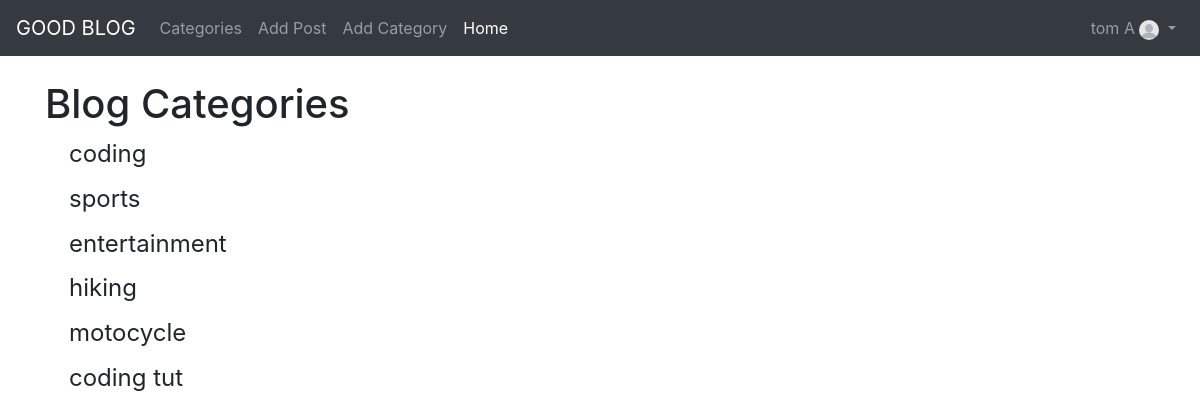
/category-list/ (signed in), run on the app's committed database.
### tryblog/models.py (models this page shows, shortened)
class Category(models.Model):
    name = models.CharField(max_length=255)
    def __str__(self):
        return self.name

### tryblog/views.py (the view)
# urls.py: path('category-list/',CategoryListView,name='category-list'),
def CategoryListView(request):
    cat_menu_list = Category.objects.all()
    return render(request,'category_list.html',{'cat_menu_list':cat_menu_list})

### tryblog/templates/category_list.html (shortened to what this page needs)
{% extends 'base.html' %}
{% block content %}
<h1>Blog Categories</h1>
{% for item in cat_menu_list %}
<h4> <a class="dropdown-item" href="{% url 'category' item|slugify %}">{{ item }}</a> </h4>
{% endfor %}
{% endblock %}

### tryblog/templates/base.html (shortened to what this page needs)
{% load static %}
<!DOCTYPE html>
<html lang="en">
<head>
    <link rel="stylesheet"  href="{% static 'css/bootstrap.min.css' %}" >
</head>
<body>
    <nav class="navbar navbar-expand-lg navbar-dark bg-dark">
        <a class="navbar-brand" href="#">GOOD BLOG</a>
        <div class="collapse navbar-collapse" id="navbarSupportedContent">
          <ul class="navbar-nav mr-auto">
            {% if cat_menu %}
            <li class="nav-item dropdown">
             <a class="nav-link dropdown-toggle" href="#" id="navbarDropdown" role="button" data-toggle="dropdown" aria-haspopup="true" aria-expanded="false">
               Categories
             </a>
             <div class="dropdown-menu" aria-labelledby="navbarDropdown">
              {% for item in cat_menu %}
              <a class="dropdown-item" href="{% url 'category' item|slugify %}">{{ item }}</a>
              {% endfor %}
              <!-- <a class="dropdown-item" href="#">Action</a>
               <a class="dropdown-item" href="#">Another action</a> -->
               <!-- <div class="dropdown-divider"></div>
               <a class="dropdown-item" href="#">Something else here</a>
             </div> -->
            </li>
            {% else %}
            <li class="nav-item">
              <a class="nav-link" href="{% url 'category-list' %}">Categories</a>
            </li>
           {% endif %}
           {% if user.is_authenticated %}
            <li class="nav-item">
              <a class="nav-link" href="{% url 'add_post' %}">Add Post</a>
            </li>
            <li class="nav-item">
              <a class="nav-link" href="{% url 'add_category' %}">Add Category</a>
            </li>
            {% endif %}
            <li class="nav-item active">
              <a class="nav-link" href="{% url 'home' %}">Home <span class="sr-only">(current)</span></a>
            </li>
          </ul>
          {% if user.is_authenticated %}
          <ul class="navbar-nav ml-auto">
            <li class="nav-item dropdown">
              <a class="nav-link dropdown-toggle" href="#" id="navbarDropdown" role="button" data-toggle="dropdown" aria-haspopup="true" aria-expanded="false">
                {{ user.first_name }}
                {{ user.last_name }}
                <img src="{% static 'tryblog/images/profile-picture.png' %}" class="rounded-circle" height="20px" alt="">
                </a>
            </li>
          </ul>
        {% endif %}
        </div>
      </nav>
<br>
    <div class="container">
        {% block content %}
    {% endblock %}
</div>
</body>
</html>

### data on the page
Category: name "coding"
Category: name "sports"
Category: name "entertainment"
Category: name "hiking"
Category: name "motocycle"
Category: name "coding tut"

### other printed values
{{ user.first_name }} "tom"
{{ user.last_name }} "A"
